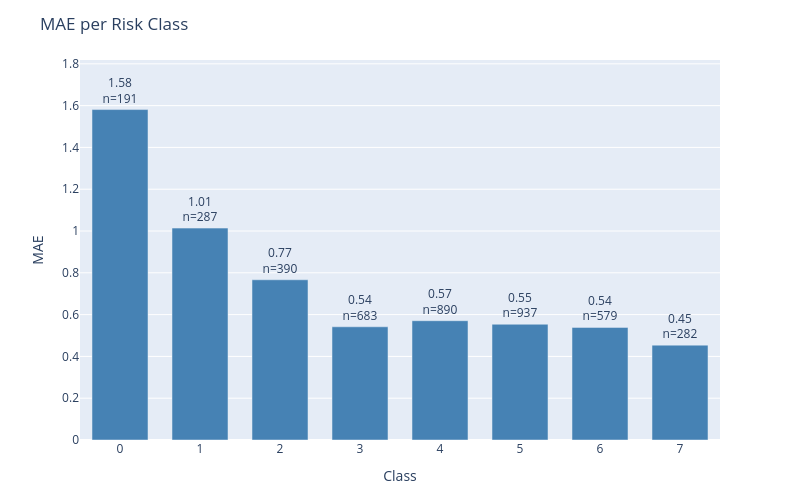

Write notebook code for a chart like this one.
### Code cell
plot_error_by_group(
    df=results_test,
    y_true_col='actual',
    y_pred_col='prediction',
    group_by='class',
    metric='mae',
    title='MAE per Risk Class'
)

### Figure 1 — Plotly figure (JSON) as saved in the notebook; plotly's stock layout.template omitted (floating-point values rounded to 4 significant figures)
{"data": [{"marker": {"color": "steelblue"}, "text": ["1.58<br>n=191", "1.01<br>n=287", "0.77<br>n=390", "0.54<br>n=683", "0.57<br>n=890", "0.55<br>n=937", "0.54<br>n=579", "0.45<br>n=282"], "textposition": "outside", "type": "bar", "x": ["0", "1", "2", "3", "4", "5", "6", "7"], "y": [1.581, 1.014, 0.7667, 0.5417, 0.5708, 0.5539, 0.5389, 0.4539]}], "layout": {"bargap": 0.3, "height": 500, "margin": {"b": 60, "t": 60}, "title": {"text": "MAE per Risk Class"}, "uniformtext": {"minsize": 8, "mode": "hide"}, "width": 800, "xaxis": {"title": {"text": "Class"}}, "yaxis": {"range": [0, 1.818], "title": {"text": "MAE"}}}}
